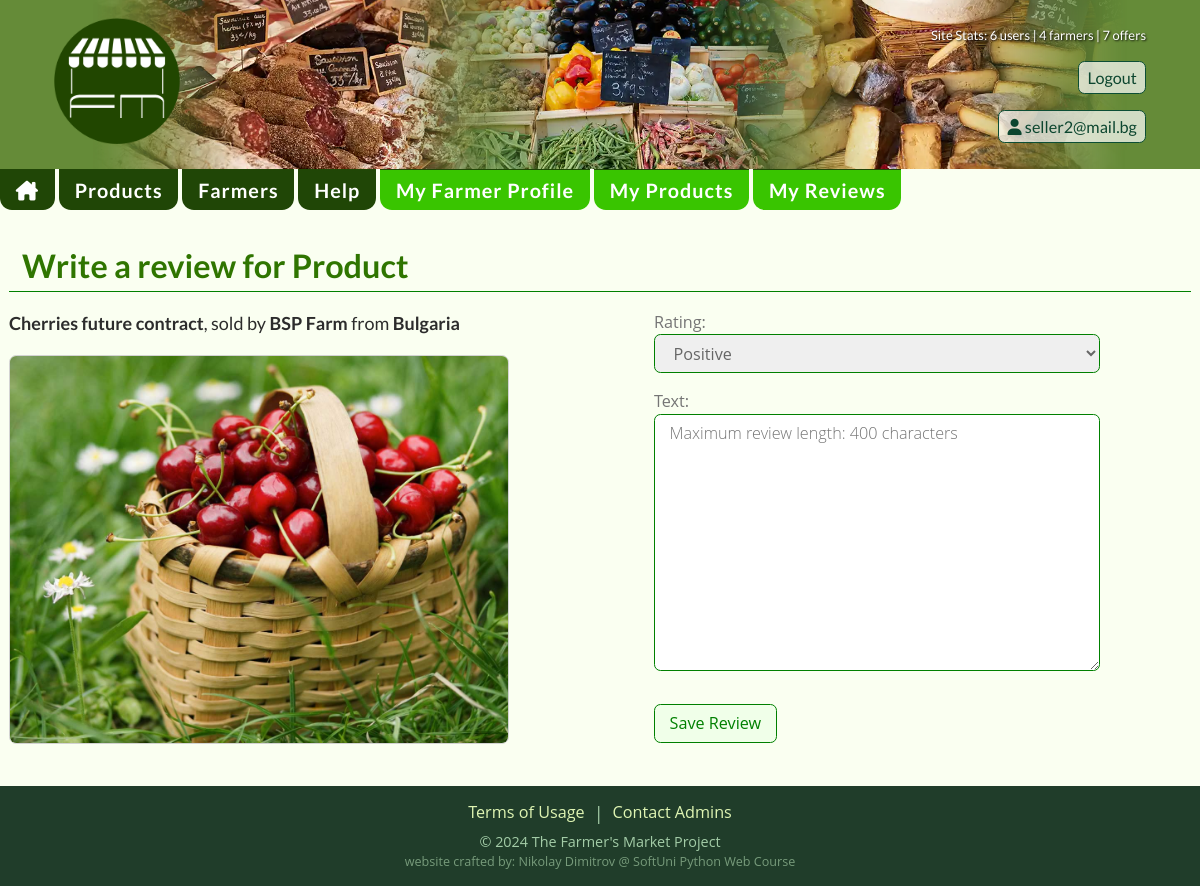
Screenshot of /reviews/create/?product=8 (signed in) with the database file from the repository.
### accounts/models.py (models this page shows, shortened)
class AccountUser(AbstractBaseUser, PermissionsMixin):
    email = models.EmailField(
        unique=True,
        error_messages={
            'unique': _('User with this email already exists!'),
        }
    )
    is_staff = models.BooleanField(
        _("staff status"),
        default=False,
        help_text=_("Designates whether the user can log into this admin site."),
    )
    is_active = models.BooleanField(
        _("active"),
        default=True,
        help_text=_(
            "Designates whether this user should be treated as active. "
            "Unselect this instead of deleting accounts."
        ),
    )
    date_joined = models.DateTimeField(_("date joined"), default=timezone.now)
    USERNAME_FIELD = 'email'
    objects = AccountUserManager()

class Profile(models.Model):
    class EUCountries(models.TextChoices):
        AUSTRIA = 'Austria', 'Austria'
        BELGIUM = 'Belgium', 'Belgium'
        BULGARIA = 'Bulgaria', 'Bulgaria'
        CROATIA = 'Croatia', 'Croatia'
        REPUBLIC_OF_CYPRUS = 'Cyprus', 'Republic of Cyprus'
        CZECH_REPUBLIC = 'Czech Republic', 'Czech Republic'
        DENMARK = 'Denmark', 'Denmark'
        ESTONIA = 'Estonia', 'Estonia'
        FINLAND = 'Finland', 'Finland'
        FRANCE = 'France', 'France'
        GERMANY = 'Germany', 'Germany'
        GREECE = 'Greece', 'Greece'
        HUNGARY = 'Hungary', 'Hungary'
        IRELAND = 'Ireland', 'Ireland'
        ITALY = 'Italy', 'Italy'
        LATVIA = 'Latvia', 'Latvia'
        LITHUANIA = 'Lithuania', 'Lithuania'
        LUXEMBOURG = 'Luxembourg', 'Luxembourg'
        MALTA = 'Malta', 'Malta'
        NETHERLANDS = 'Netherlands', 'Netherlands'
        POLAND = 'Poland', 'Poland'
        PORTUGAL = 'Portugal', 'Portugal'
        ROMANIA = 'Romania', 'Romania'
        SLOVAKIA = 'Slovakia', 'Slovakia'
        SLOVENIA = 'Slovenia', 'Slovenia'
        SPAIN = 'Spain', 'Spain'
        SWEDEN = 'Sweden', 'Sweden'
    user = models.OneToOneField(
        to=AccountUser,
        on_delete=models.CASCADE,
        primary_key=True,
    )
    first_name = models.CharField(
        max_length=30,
        null=True,
        blank=True,
    )
    last_name = models.CharField(
        max_length=30,
        null=True,
        blank=True,
    )
    country = models.CharField(
        max_length=15,
        choices=EUCountries.choices,
        default=EUCountries.AUSTRIA,
        null=True,
        blank=True,
    )
    phone_number = models.CharField(
        max_length=16,
        validators=(
            MinLengthValidator(8),
        ),
        null=True,
        blank=True,
        help_text='Must include the country code, without whitespaces.',
    )

### products/models.py (models this page shows, shortened)
class Product(models.Model):
    NAME_MIN_LENGTH = 3
    NAME_MAX_LENGTH = 40
    DESCRIPTION_MIN_LENGTH = 60
    class QtyUnits(models.TextChoices):
        TON = 'Ton', 'Ton'
        KG = 'Kg', 'Kilogram'
        GR = 'Gram', 'Gram'
        LTR = 'Liter', 'Liter'
        PCS = 'Pc', 'Piece'
        PACK = 'Pack', 'Package'
    class ProductCategories(models.TextChoices):
        VEGETABLES = 'Vegetables', 'Vegetables',
        FRUITS = 'Fruits', 'Fruits',
        NUTS = 'Nuts', 'Nuts'
        CANNED = 'Canned Food', 'Canned Food'
        DRIED = 'Dried Food', 'Dried Food'
        SPICES = 'Spices', 'Spices'
        MEAT = 'Meat Products', 'Meat Products'
        FISH = 'Fish Products', 'Fish Products'
        CHEESE = 'Cheese', 'Cheese'
        MUSHROOMS = 'Mushrooms', 'Mushrooms'
        OTHER = 'Other', 'Other'
    class DeliveryChoices(models.TextChoices):
        EU = 'All EU by Courier', 'All EU by Courier'
        COUNTRY = 'Within Seller Country', 'Within Seller Country'
        LOCAL_PICKUP = 'Local Pickup', 'Local Pickup'
        OTHER = 'Other - please ask', 'Other - please ask'
    class PaymentChoices(models.TextChoices):
        PAYMENT_ON_DELIVERY = 'Payment on Delivery', 'Payment on Delivery'
        CASH = 'Cash on Pick-up', 'Cash on Pick-up'
        PAYPAL = 'PayPal', 'PayPal'
        BANK_TRANSFER = 'Bank Transfer', 'Bank Transfer'
        OTHER = 'Other', 'Other'
    name = models.CharField(
        max_length=NAME_MAX_LENGTH,
        validators=[
            MinLengthValidator(NAME_MIN_LENGTH),
        ],
        error_messages={
            MinLengthValidator: f'The name must be at least {NAME_MIN_LENGTH} characters long!'
        }
    )
    description = models.TextField(
        validators=[
            MinLengthValidator(DESCRIPTION_MIN_LENGTH),
        ],
        default='',
        error_messages={
            MinLengthValidator: f'The description must be at least {DESCRIPTION_MIN_LENGTH} characters long!',
        },
        help_text=f'Minimum length: {DESCRIPTION_MIN_LENGTH} characters'
    )
    category = models.CharField(
        max_length=20,
        choices=ProductCategories.choices,
        default=ProductCategories.VEGETABLES
    )
    qty_units = models.CharField(
        max_length=6,
        choices=QtyUnits.choices,
        default=QtyUnits.KG
    )
    available_qty = models.IntegerField(
        validators=[
            MinValueValidator(0),
        ],
        default=0
    )
    price = models.DecimalField(
        max_digits=6,
        decimal_places=2,
        validators=[
            MinValueValidator(0),
        ],
        default=0
    )
    discount = models.PositiveIntegerField(
        default=0
    )
    min_order = models.PositiveIntegerField(
        validators=[
            MinValueValidator(1),
        ],
        default=1,
    )
    payment = models.CharField(
        max_length=30,
        choices=PaymentChoices.choices,
        default=PaymentChoices.PAYMENT_ON_DELIVERY,
    )
    delivery = models.CharField(
        max_length=30,
        choices=DeliveryChoices.choices,
        default=DeliveryChoices.LOCAL_PICKUP,
    )
    photo = models.ImageField(
        upload_to='products/',
        help_text='Recommended image size - min: 800x600, max: 1600x1200',
        validators=(image_size_validator,),
    )
    owner = models.ForeignKey(
        to=UserModel,
        on_delete=models.CASCADE,
    )
    seller = models.ForeignKey(
        to=Seller,
        related_name='products',
        on_delete=models.CASCADE,
    )
    date_created = models.DateField(
        auto_now_add=True,
    )
    views_count = models.PositiveIntegerField(
        default=0,
        editable=False,
    )

### sellers/models.py (models this page shows, shortened)
class Seller(models.Model):
    name = models.CharField(
        max_length=30,
        validators=[
            MinLengthValidator(5),
        ],
        unique=True,
        error_messages={
            'unique': _('Seller with this name already exists. Please choose another name!'),
        },
        help_text='Farm or farmer name. ',
    )
    description = models.TextField(
        help_text='A brief farm description and you as a farmer.',
        validators=[
            MinLengthValidator(20),
        ],
    )
    city = models.CharField(
        max_length=40,
        help_text='City or village name the farm is allocated near.',
    )
    address = models.CharField(
        max_length=50,
        help_text='Address of the farm.',
    )
    photo = models.ImageField(
        upload_to='sellers/',
        validators=(image_size_validator,),
        help_text='Photo of yourself.',
    )
    website_url = models.URLField(
        null=True,
        blank=True,
        help_text='Optional. Website URL including https prefix.',
    )
    approved = models.BooleanField(
        default=False
    )
    account = models.ForeignKey(
        to=AccountUser,
        related_name='sellers',
        on_delete=models.CASCADE,
    )

### reviews/views.py (the view, shortened to what this page needs)
# urls.py: path('create/', CreateReviewView.as_view(), name="create-review"),
class CreateReviewView(LoginRequiredMixin, views.CreateView):
    model = Review
    form_class = CreateReviewForm
    template_name = 'reviews/create-review.html'
    def get_product_pk(self):
        pk = self.request.GET.get('product')
        if pk and pk.isdigit():
            return pk
        return 0
    def get_context_data(self, **kwargs):
        context = super().get_context_data(**kwargs)
        pk = self.get_product_pk()
        product = get_object_or_404(Product, pk=pk)
        context['product_name'] = product.name
        context['product_image'] = product.photo
        context['seller_name'] = product.seller.name
        context['seller_country'] = product.owner.profile.country
        return context

### templates/reviews/create-review.html (shortened to what this page needs)
{% extends 'base.html' %}
{% block content %}
    <h1>Write a review for Product</h1>
    <section class="product-details-section">
        <div class="product-details-left">
            <p><strong>{{ product_name }}</strong>, sold by <strong>{{ seller_name }}</strong>
                from <strong>{{ seller_country }}</strong></p>
            <img src="{{ product_image.url }}" alt="product_name">
        </div>
        <div class="form-container">
            <form method="post">
                {{ form }}
                <button>Save Review</button>
            </form>
        </div>
    </section>
{% endblock %}

### templates/base.html (shortened to what this page needs)
{% load static %}
<!DOCTYPE html>
<html lang="en">
<head>
    <link rel="stylesheet" href="{% static 'css/styles.css' %}"/>
</head>
<body>
<header>
    <a href="{% url 'index' %}" title="Farmers Market - Farm Products Marketplace"
    ><img
            class="logo"
            src="{% static 'img/fm-logo.png' %}"
            alt="logo"
    /></a>
    <div class="header-right">
        <section class="site-stats">
            Site Stats: {{ number_of_users }} users | {{ number_of_sellers }} farmers | {{ number_of_products }} offers
        </section>
        {% if request.user.profile %}
            <form method="post" action="{% url 'logout' %}">
                <button type="submit">Logout</button>
            </form>
            <div class="header-links">
                <a href="{% url 'edit-user' pk=request.user.pk %}" title="Profile Details">
                    <i class="fa-solid fa-user"></i> {{ request.user.email }}</a>
            </div>
        {% else %}
            <div class="header-links">
                <a href="{% url 'login' %}" title="Login">Login</a>
                <a href="{% url 'register' %}" title="Create Account">Register</a>
            </div>
        {% endif %}
    </div>
</header>
<nav>
    <div class="nav-wrapper">
        <a href='{% url 'index' %}' title='Farmers Market home'><i class="fa-solid fa-house-chimney"></i></a>
        <a href='{% url 'products' %}' title='Products offered'>Products</a>
        <a href='{% url 'sellers' %}' title='Registered Farmers'>Farmers</a>
        <a href="{% url 'topics' %}" title="">Help</a>
        {% if seller_pk %}
            <a class="seller-button" href="{% url 'seller-details' pk=seller_pk %}" title="">My Farmer Profile</a>
            <a class="seller-button" href="{% url 'seller-products' pk=seller_pk %}" title="">My Products</a>
        {% endif %}
        {% if user.is_authenticated %}
            <a class="seller-button" href="{% url 'list-reviews' %}" title="">My Reviews</a>
        {% endif %}
    </div>
</nav>
<main>
    {% block content %}
    {% endblock %}
</main>
<footer>
    <div class="footer-links">
        <a href="{% url 'terms' %}">Terms of Usage</a> | <a href="{% url 'contact' %}">Contact Admins</a>
    </div>
    <p>© 2024 The Farmer's Market Project</p>
    <p>website crafted by: Nikolay Dimitrov @ SoftUni Python Web Course</p>
</footer>
</body>
</html>

### rows the page displays
AccountUser: user.email "seller2@mail.bg"
Product: name "Cherries future contract"
Seller: name "BSP Farm"
Profile: country "Bulgaria"

### other values shown
{{ number_of_users }} "6"
{{ number_of_sellers }} "4"
{{ number_of_products }} "7"
